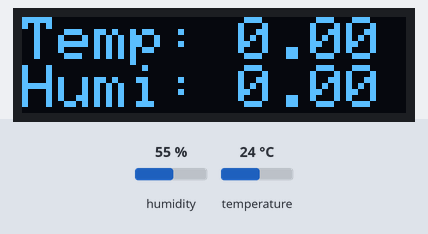
A sketch run on a simulated ESP8266 (NodeMCU). Shown: 128×32 one-colour display. The test bench sets the inputs (shaded band); at power-on: humidity 55 %, temperature 24 °C. WiFi joins after 1.5 s; servers stay silent unless stated; what the sketch prints to the serial monitor is not drawn.

Above: at 3.2 s.
3.3 s: humidity set to 22 %
At 11.3 s:
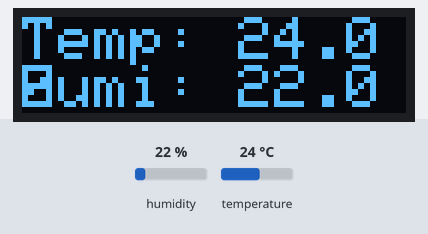
11.6 s: temperature set to 12 °C
At 20.9 s:
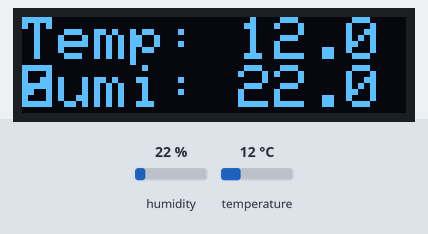
21.8 s: humidity set to 40 %
At 31.6 s:
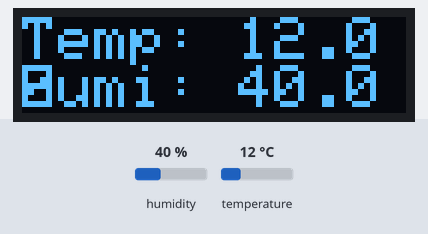
31.9 s: temperature set to 19 °C
At 41.3 s:
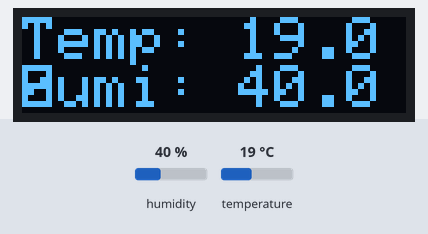
Timing chart, 0 to 42.8 s (numbered marks = the images above; inputs shaded):
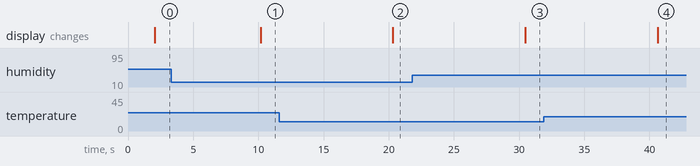

The sketch:

thermometer.ino
```cpp
#include <Arduino.h>
#include <ESP8266WiFi.h>
#include <Hash.h>
#include <ESPAsyncTCP.h>
#include <ESPAsyncWebServer.h>
#include <DHT.h>
#include <Adafruit_Sensor.h>
#include <Adafruit_SSD1306.h>

const char* ssid = "Moniz";
const char* password = "moniz1989";

#define DHTPIN 5
#define DHTTYPE    DHT11
DHT dht(DHTPIN, DHTTYPE);

#define SCREEN_WIDTH 128
#define SCREEN_HEIGHT 32
#define OLED_RESET -1
#define SCREEN_ADDRESS 0x3C // scl 1 sda 2
Adafruit_SSD1306 display(SCREEN_WIDTH, SCREEN_HEIGHT, &Wire, OLED_RESET);

// current temperature & humidity, updated in loop()
float t = 0.0;
float h = 0.0;

// Create AsyncWebServer on port 80
AsyncWebServer server(80);

// Generally, you should use "unsigned long" for variables that hold time
// The value will quickly become too large for an int to store
unsigned long previousMillis = 0;    // will store last time DHT was updated

// Updates DHT readings every 10 seconds
const long interval = 10000;

const char index_html[] PROGMEM = R"rawliteral(
<!DOCTYPE HTML><html>
<head>
  <meta name="viewport" content="width=device-width, initial-scale=1" charset="UTF-8">
  <link rel="stylesheet" href="https://use.fontawesome.com/releases/v5.7.2/css/all.css" integrity="sha384-fnmOCqbTlWIlj8LyTjo7mOUStjsKC4pOpQbqyi7RrhN7udi9RwhKkMHpvLbHG9Sr" crossorigin="anonymous">
  <style>
    html {
     font-family: Arial;
     display: inline-block;
     margin: 0px auto;
     text-align: center;
    }
    h2 { font-size: 3.0rem; }
    p { font-size: 3.0rem; }
    .units { font-size: 1.2rem; }
    .dht-labels{
      font-size: 1.5rem;
      vertical-align:middle;
      padding-bottom: 15px;
    }
  </style>
</head>
<body>
  <h2>Luz Presença + Termómetro</h2>
  <p>
    <i class="fas fa-thermometer-half" style="color:#059e8a;"></i>
    <span class="dht-labels">Temperatura</span>
    <span id="temperature">%TEMPERATURE%</span>
    <sup class="units">&deg;C</sup>
  </p>
  <p>
    <i class="fas fa-tint" style="color:#00add6;"></i>
    <span class="dht-labels">Humidade</span>
    <span id="humidity">%HUMIDITY%</span>
    <sup class="units">%</sup>
  </p>
</body>
<script>
setInterval(function ( ) {
  var xhttp = new XMLHttpRequest();
  xhttp.onreadystatechange = function() {
    if (this.readyState == 4 && this.status == 200) {
      document.getElementById("temperature").innerHTML = this.responseText;
    }
  };
  xhttp.open("GET", "/temperature", true);
  xhttp.send();
}, 10000 ) ;

setInterval(function ( ) {
  var xhttp = new XMLHttpRequest();
  xhttp.onreadystatechange = function() {
    if (this.readyState == 4 && this.status == 200) {
      document.getElementById("humidity").innerHTML = this.responseText;
    }
  };
  xhttp.open("GET", "/humidity", true);
  xhttp.send();
}, 10000 ) ;
</script>
</html>)rawliteral";

// Replaces placeholder with DHT values
String processor(const String& var){
  //Serial.println(var);
  if(var == "TEMPERATURE"){
    return String(t);
  }
  else if(var == "HUMIDITY"){
    return String(h);
  }
  return String();
}

void setup(){
  // Serial port for debugging purposes
  Serial.begin(115200);
  dht.begin();
  display.begin(SSD1306_SWITCHCAPVCC, SCREEN_ADDRESS);
  // Connect to Wi-Fi
  WiFi.begin(ssid, password);
  Serial.println("Connecting to WiFi");
  while (WiFi.status() != WL_CONNECTED) {
    delay(1000);
    Serial.println(".");
  }

  // Print ESP8266 Local IP Address
  Serial.println(WiFi.localIP());


  // Route for root / web page
  server.on("/", HTTP_GET, [](AsyncWebServerRequest *request){
    request->send_P(200, "text/html", index_html, processor);
  });
  server.on("/temperature", HTTP_GET, [](AsyncWebServerRequest *request){
    request->send_P(200, "text/plain", String(t).c_str());
  });
  server.on("/humidity", HTTP_GET, [](AsyncWebServerRequest *request){
    request->send_P(200, "text/plain", String(h).c_str());
  });
  // Start server
  server.begin();
}

void loop(){
  unsigned long currentMillis = millis();
  if (currentMillis - previousMillis >= interval) {
    // save the last time you updated the DHT values
    previousMillis = currentMillis;
    // Read temperature as Celsius (the default)
    float newT = dht.readTemperature();
    // Read temperature as Fahrenheit (isFahrenheit = true)
    //float newT = dht.readTemperature(true);
    // if temperature read failed, don't change t value
    if (isnan(newT)) {
      Serial.println("Failed to read from DHT sensor!");
    }
    else {
      t = newT;
      Serial.println(t);
    }
    // Read Humidity
    float newH = dht.readHumidity();
    // if humidity read failed, don't change h value
    if (isnan(newH)) {
      Serial.println("Failed to read from DHT sensor!");
    }
    else {
      h = newH;
      Serial.println(h);
    }
  }
  display.clearDisplay();
  display.setTextSize(2);
  display.setTextColor(WHITE);
  display.setCursor(0, 0);
  display.print("Temp: ");
  display.print(t);
  display.setCursor(0, 16);
  display.print("Humi: ");
  display.print(h);
  display.display();
  delay(1000);
}
```

Measured:
- after the input at 3.3 s, the display: changes after 6.9 s (image 1)
- after the input at 11.6 s, the display: changes after 8.7 s (image 2)
- after the input at 21.8 s, the display: changes after 8.7 s (image 3)
- after the input at 31.9 s, the display: changes after 8.7 s (image 4)
